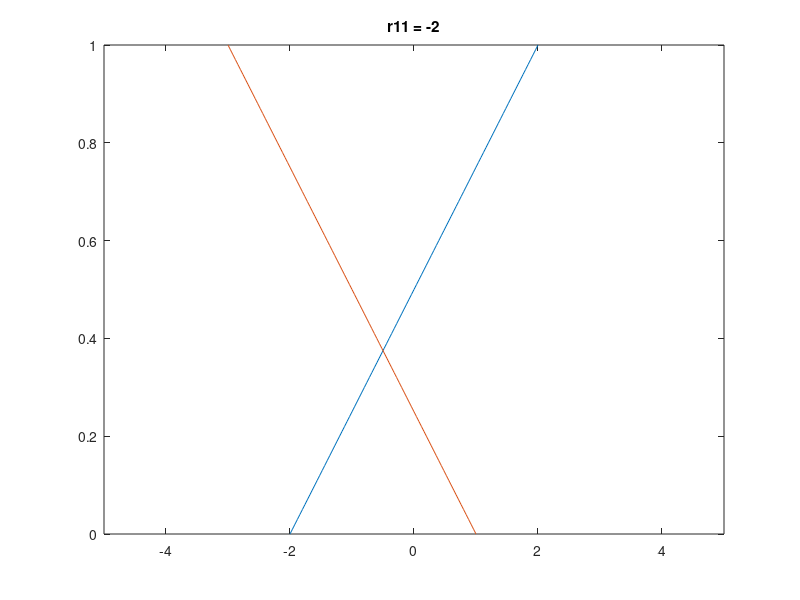

MATLAB code for this plot: (Note: this script raises an error after producing the figure.)
while 1;
    for r11 = -2:0.01:4;
        q1 = 0:0.01:1;
        q2 = 1 - q1;
        plot((2-r11)*q1-2,q1,(-4)*q1+1,q1)
        xlim([-5 5])
        ylim([0 1])
        title(['r11 = ' num2str(r11)])
        ax = gca;
        ax.FontSize = 20;
        drawnow
        if (r11 == -2)||(r11 == 0)||(r11 == 2)||(r11 == 4);
            pause(3)
        end
    end
end